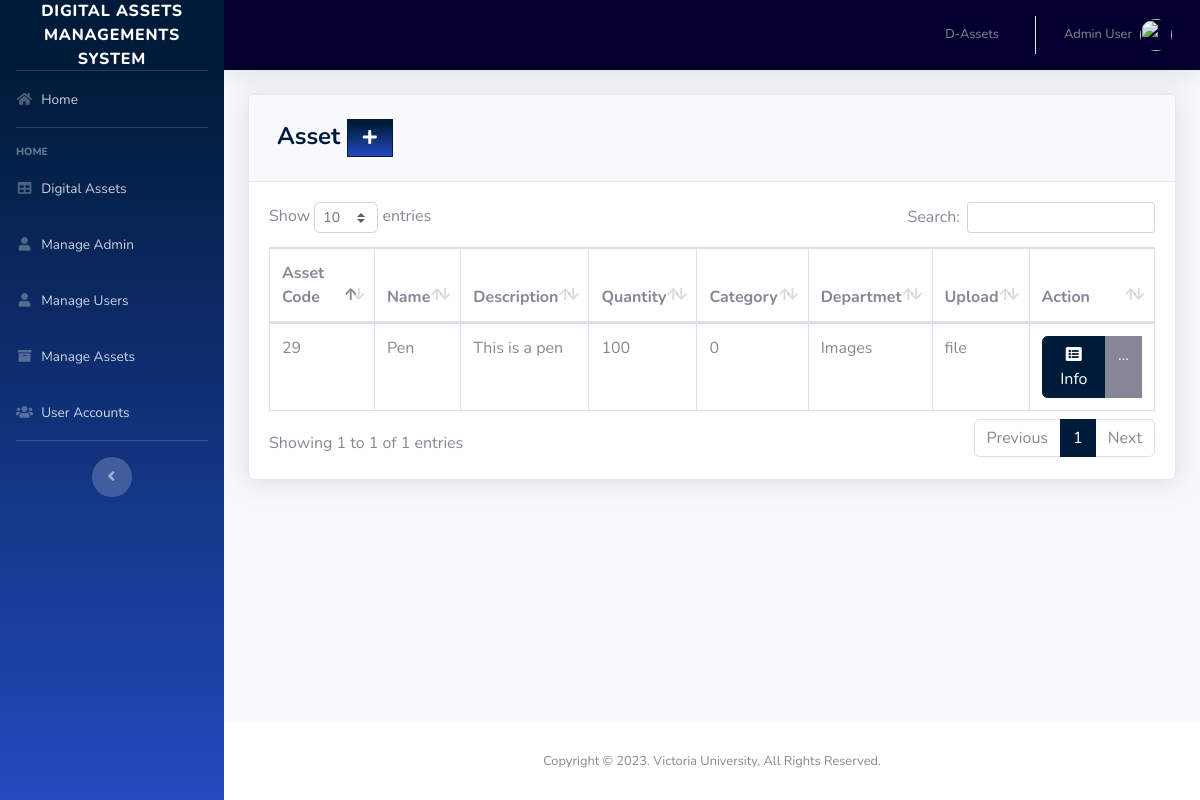
The app's page /pages/product.php (signed in) with its own data.
### tables this page shows
CREATE TABLE `product` (
  `PRODUCT_ID` int(11) NOT NULL,
  `PRODUCT_CODE` varchar(20) NOT NULL,
  `NAME` varchar(50) DEFAULT NULL,
  `DESCRIPTION` varchar(250) NOT NULL,
  `QTY_STOCK` int(50) DEFAULT NULL,
  `ON_HAND` varchar(250) NOT NULL,
  `PRICE` varchar(50) DEFAULT NULL,
  `CATEGORY_ID` int(11) DEFAULT NULL,
  `SUPPLIER_ID` int(11) DEFAULT NULL,
  `DATE_STOCK_IN` varchar(50) NOT NULL,
  `UPLOADNAME` varchar(200) NOT NULL DEFAULT 'file'
);

CREATE TABLE `category` (
  `CATEGORY_ID` int(11) NOT NULL,
  `CNAME` varchar(50) DEFAULT NULL
);

### pages/product.php (the view, shortened to what this page needs)
<?php
include '../includes/connection.php';
include '../includes/sidebar.php';
?>
<div class="card shadow mb-4">
  <div class="card-header py-3">
    <h4 class="m-2 font-weight-bold text-primary">Asset&nbsp;<a href="#" data-toggle="modal" data-target="#aModal" type="button" class="btn btn-primary bg-gradient-primary" style="border-radius: 0px;"><i class="fas fa-fw fa-plus"></i></a></h4>
  </div>
  <div class="card-body">
    <div class="table-responsive">
      <table class="table table-bordered" id="dataTable" width="100%" cellspacing="0">
        <thead>
          <tr>
            <th>Asset Code</th>
            <th>Name</th>
            <th>Description</th>
            <th>Quantity</th>
            <th>Category</th>
            <th>Departmet</th>
            <th>Upload</th>
            <th>Action</th>
          </tr>
        </thead>
        <tbody>
          <?php
          $query = 'SELECT product.PRODUCT_ID, product.UPLOADNAME
    , product.CATEGORY_ID, product.PRODUCT_CODE, product.NAME, product.PRICE, category.CNAME, product.QTY_STOCK, product.DATE_STOCK_IN, product.DESCRIPTION, product.ON_HAND, product.SUPPLIER_ID
              FROM product
              JOIN category ON product.CATEGORY_ID = category.CATEGORY_ID
              GROUP BY PRODUCT_CODE';
          $result = mysqli_query($db, $query) or die(mysqli_error($db));
          while ($row = mysqli_fetch_assoc($result)) {
            echo '<tr>';
            echo '<td>' . $row['PRODUCT_ID'] . '</td>';
            echo '<td>' . $row['NAME'] . '</td>';
            echo '<td>' . $row['DESCRIPTION'] . '</td>';
            echo '<td>' . $row['QTY_STOCK'] . '</td>';
            echo '<td>' . $row['CATEGORY_ID'] . '</td>';
            echo '<td>' . $row['CNAME'] . '</td>';
            echo '<td>' . $row['UPLOADNAME'] . '</td>';
            echo '<td align="right"> <div class="btn-group">
                              <a type="button" class="btn btn-primary bg-gradient-secondary" href="pro_searchfrm.php?action=edit & id=' . $row['PRODUCT_CODE'] . '"><i class="fas fa-fw fa-list-alt"></i> Info</a>
                            <div class="btn-group">
                              <a type="button" class="btn btn-secondary bg-gradient-secondary dropdown no-arrow" data-toggle="dropdown" style="color:#fff;">
                              ... <span class="caret"></span></a>
                            <ul class="dropdown-menu text-center" role="menu">
                                <li>
                                  <a type="button" class="btn btn-warning bg-gradient-warning btn-block" style="border-radius: 0px;" href="pro_edit.php?action=edit & id=' . $row['PRODUCT_ID'] . '">
                                    <i class="fas fa-fw fa-edit"></i> Update
                                  </a>
                                </li>
								<li>
                                  <a type="button" class="btn btn-info bg-gradient-info btn-block" style="border-radius: 0px;" href="pro_edit.php?action=edit & id=' . $row['PRODUCT_ID'] . '">
                                    <i class="fas fa-fw fa-edit"></i> Download
                                  </a>
                                </li>
								<li>
                                  <a type="button" class="btn btn-danger bg-gradient-danger btn-block" style="border-radius: 0px;" href="pro_del.php?id=' . $row['PRODUCT_ID'] . '">
                                    <i class="fas fa-fw fa-edit"></i> Delete
                                  </a>
                                </li>
                            </ul>
                            </div>
                          </div> </td>';
            echo '</tr> ';
          }
          ?>
        </tbody>
      </table>
    </div>
  </div>
</div>
<?php
include '../includes/footer.php';
?>

### records on screen
product: PRODUCT_ID "29", NAME "Pen", DESCRIPTION "This is a pen", QTY_STOCK "100", CATEGORY_ID "0", CATEGORY_ID.CNAME "Images", UPLOADNAME "file"

### other values on screen
$_SESSION['FIRST_NAME'] "Admin"
$_SESSION['LAST_NAME'] "User"
